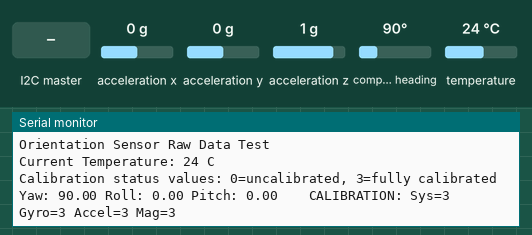
Recording of a sketch running on a simulated Arduino Uno, built with avr-gcc and run on an emulated ATmega328P. Parts: the last lines printed to the serial monitor. The inputs (shaded band) are chosen by the test bench; at power-on: acceleration x 0 g, acceleration y 0 g, acceleration z 1 g, compass heading 90°, temperature 24 °C.

Above: at 2.2 s.
2.3 s: the I2C master sends the byte 1
At 3.0 s:
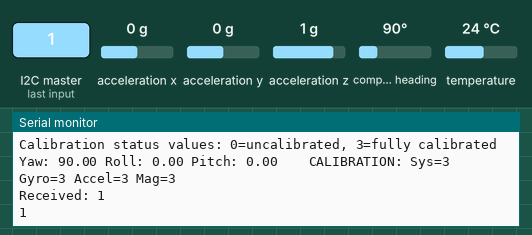
3.8 s: acceleration x set to -1.4 g
At 5.1 s:
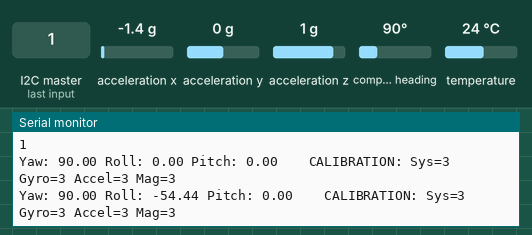
5.3 s: acceleration y set to -1.4 g
At 5.7 s:
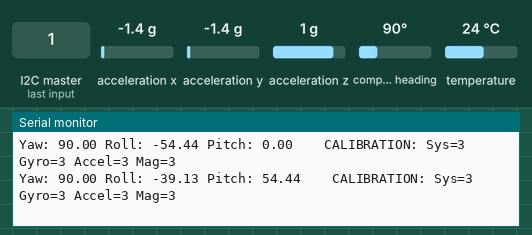
6.8 s: acceleration z set to -1.4 g
At 8.1 s:
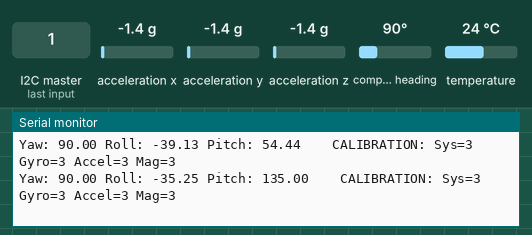
8.3 s: the I2C master sends the byte 0
At 8.57 s:
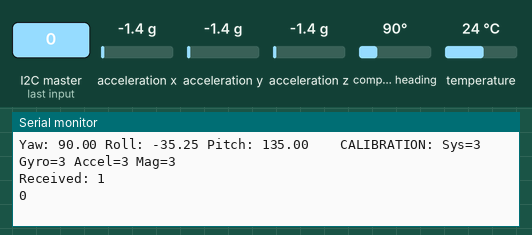
9.8 s: compass heading set to 7°
At 10.3 s:
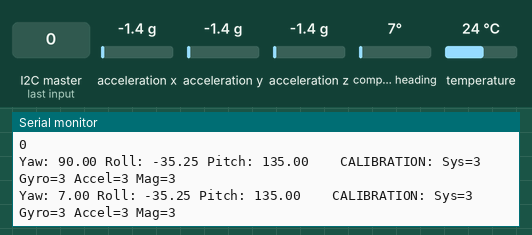
Timing chart, 0 to 12.3 s (numbered marks = the images above; inputs shaded):
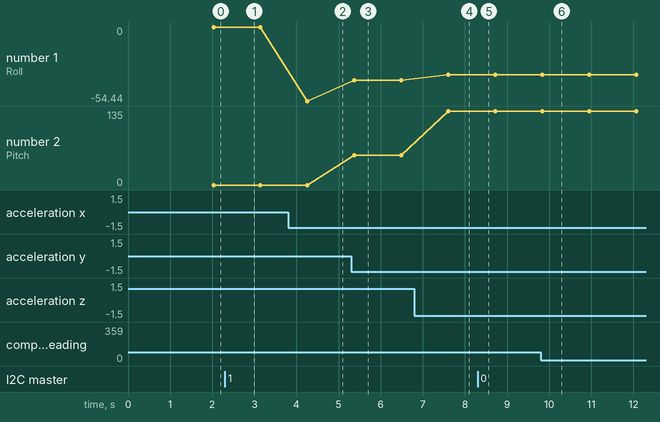

Measured:
- after the input at 2.3 s, the serial monitor: prints a new line at once (image 1)
- after the input at 3.8 s, the serial monitor: prints a new line after 0.46 s (image 2)
- after the input at 5.3 s, the serial monitor: prints a new line after 0.07 s (image 3)
- after the input at 6.8 s, the serial monitor: prints a new line after 0.80 s (image 4)
- after the input at 8.3 s, the serial monitor: prints a new line at once (image 5)
- after the input at 9.8 s, the serial monitor: prints a new line at once (image 6)
- plotted number 1: 0 → -54.44 after the input at 3.8 s, -54.44 → -39.13 after the input at 5.3 s, -39.13 → -35.25 after the input at 6.8 s
- plotted number 2: 0 → 54.44 after the input at 5.3 s, 54.44 → 135 after the input at 6.8 s

The sketch:

rawdata.ino.ino
```cpp
#include <Wire.h>
#include <Adafruit_Sensor.h>
#include <Adafruit_BNO055.h>
#include <utility/imumaths.h>

/* Set the delay between fresh samples */
#define BNO055_SAMPLERATE_DELAY_MS (100)

#define SLAVE_ADDRESS 0x04 //added
#define N 4

int16_t values[N];

int x1 = 0;
int x2 = 0;
int x3 = 0;
int xneg = 0;
int y1 = 0;
int y2 = 0;
int y3 = 0;
int yneg = 0;
int z1 = 0;
int z2 = 0;
int z3 = 0;
int zneg = 0;

Adafruit_BNO055 bno = Adafruit_BNO055();

void setup(void)
{
  Serial.begin(9600);
  Serial.println("Orientation Sensor Raw Data Test"); Serial.println("");

  Wire.begin(SLAVE_ADDRESS); //added
  Wire.onReceive(receiveEvent);
  Wire.onRequest(requestEvent);

  /* Initialise the sensor */
  if(!bno.begin())
  {
    /* There was a problem detecting the BNO055 ... check your connections */
    Serial.print("Ooops, no BNO055 detected ... Check your wiring or I2C ADDR!");
    while(1);
  }

  delay(1000);

  /* Display the current temperature */
  int8_t temp = bno.getTemp();
  Serial.print("Current Temperature: ");
  Serial.print(temp);
  Serial.println(" C");
  Serial.println("");

  bno.setExtCrystalUse(true);

  Serial.println("Calibration status values: 0=uncalibrated, 3=fully calibrated");
}

int isNeg(float val) {
  if (val < 0) {
    return 1;
  }
  else {
    return 0;
  }
}

void format(float v1, float v2, float v3) {
  xneg = isNeg(v1);
  yneg = isNeg(v2);
  zneg = isNeg(v3);
  x3 = (v1 - (int)v1)*100;
  y3 = (v2 - (int)v2)*100;
  z3 = (v3 - (int)v3)*100;

  int val1 = abs(v1);
  if (val1 > 255) {
    x1 = 255;
    x2 = val1-255;
  }
  else {
    x1 = val1;
    x2 = 0;
  }
  int val2 = abs(v2);
  if (val2 > 255) {
    y1 = 255;
    y2 = val2-255;
  }
  else {
    y1 = val2;
    y2 = 0;
  }
  int val3 = abs(v3);
  if (val3 > 255) {
    z1 = 255;
    z2 = val3-255;
  }
  else {
    z1 = val3;
    z2 = 0;
  }
}

void loop(void)
{
  delay(1000);

  // Possible vector values can be:
  // - VECTOR_ACCELEROMETER - m/s^2
  // - VECTOR_MAGNETOMETER  - uT
  // - VECTOR_GYROSCOPE     - rad/s
  // - VECTOR_EULER         - degrees
  // - VECTOR_LINEARACCEL   - m/s^2
  // - VECTOR_GRAVITY       - m/s^2
  imu::Vector<3> euler = bno.getVector(Adafruit_BNO055::VECTOR_EULER);

  /* Display the floating point data */
  Serial.print("Yaw: ");
  Serial.print(euler.x());
  Serial.print(" Roll: ");
  Serial.print(euler.y());
  Serial.print(" Pitch: ");
  Serial.print(euler.z());
  Serial.print("\t\t");

  format(euler.x(), euler.y(), euler.z());

  /* Display calibration status for each sensor. */
  uint8_t system, gyro, accel, mag = 0;
  bno.getCalibration(&system, &gyro, &accel, &mag);
  Serial.print("CALIBRATION: Sys=");
  Serial.print(system, DEC);
  Serial.print(" Gyro=");
  Serial.print(gyro, DEC);
  Serial.print(" Accel=");
  Serial.print(accel, DEC);
  Serial.print(" Mag=");
  Serial.println(mag, DEC);

  delay(BNO055_SAMPLERATE_DELAY_MS);
}

void receiveEvent(int nBytes) {
  Serial.print("Received: ");
  Serial.println(nBytes);
  Serial.println(Wire.read());
}

void requestEvent() {
  Serial.println("Data requested");
  byte buffer[13] = {x1,x2,x3,xneg,y1,y2,y3,yneg,z1,z2,z3,zneg,4};
  Wire.write(buffer,N*4);
}
```
